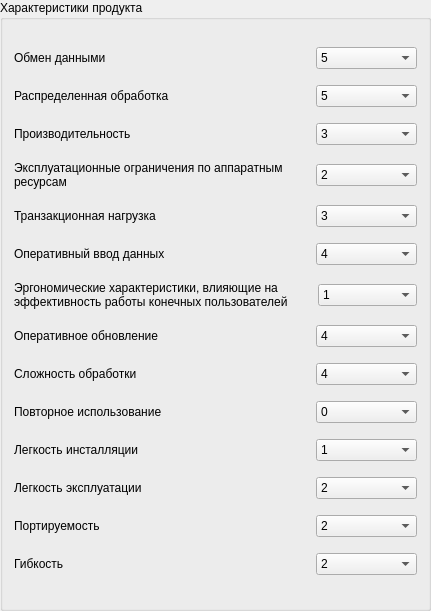
       <widget class="QGroupBox" name="groupBox">
        <property name="geometry">
         <rect>
          <x>600</x>
          <y>9</y>
          <width>431</width>
          <height>611</height>
         </rect>
        </property>
        <property name="font">
         <font>
          <weight>50</weight>
          <bold>false</bold>
         </font>
        </property>
        <property name="title">
         <string>Характеристики продукта</string>
        </property>
        <layout class="QVBoxLayout" name="verticalLayout_2">
         <property name="spacing">
          <number>0</number>
         </property>
         <item>
          <layout class="QHBoxLayout" name="horizontalLayout_3" stretch="3,1">
           <item>
            <widget class="QLabel" name="label">
             <property name="text">
              <string>Обмен данными</string>
             </property>
             <property name="wordWrap">
              <bool>true</bool>
             </property>
            </widget>
           </item>
           <item>
            <widget class="QComboBox" name="productAttributeSelect1">
             <property name="currentIndex">
              <number>5</number>
             </property>
             <item>
              <property name="text">
               <string>0</string>
              </property>
             </item>
             <item>
              <property name="text">
               <string>1</string>
              </property>
             </item>
             <item>
              <property name="text">
               <string>2</string>
              </property>
             </item>
             <item>
              <property name="text">
               <string>3</string>
              </property>
             </item>
             <item>
              <property name="text">
               <string>4</string>
              </property>
             </item>
             <item>
              <property name="text">
               <string>5</string>
              </property>
             </item>
            </widget>
           </item>
          </layout>
         </item>
         <item>
          <layout class="QHBoxLayout" name="horizontalLayout_17" stretch="3,1">
           <item>
            <widget class="QLabel" name="label_15">
             <property name="text">
              <string>Распределенная обработка</string>
             </property>
             <property name="wordWrap">
              <bool>true</bool>
             </property>
            </widget>
           </item>
           <item>
            <widget class="QComboBox" name="productAttributeSelect2">
             <property name="currentIndex">
              <number>5</number>
             </property>
             <item>
              <property name="text">
               <string>0</string>
              </property>
             </item>
             <item>
              <property name="text">
               <string>1</string>
              </property>
             </item>
             <item>
              <property name="text">
               <string>2</string>
              </property>
             </item>
             <item>
              <property name="text">
               <string>3</string>
              </property>
             </item>
             <item>
              <property name="text">
               <string>4</string>
              </property>
             </item>
             <item>
              <property name="text">
               <string>5</string>
              </property>
             </item>
            </widget>
           </item>
          </layout>
         </item>
         <item>
          <layout class="QHBoxLayout" name="horizontalLayout_4" stretch="3,1">
           <item>
            <widget class="QLabel" name="label_2">
             <property name="text">
              <string>Производительность</string>
             </property>
             <property name="wordWrap">
              <bool>true</bool>
             </property>
            </widget>
           </item>
           <item>
            <widget class="QComboBox" name="productAttributeSelect3">
             <property name="currentIndex">
              <number>3</number>
             </property>
             <item>
              <property name="text">
               <string>0</string>
              </property>
             </item>
             <item>
              <property name="text">
               <string>1</string>
              </property>
             </item>
             <item>
              <property name="text">
               <string>2</string>
              </property>
             </item>
             <item>
              <property name="text">
               <string>3</string>
              </property>
             </item>
             <item>
              <property name="text">
               <string>4</string>
              </property>
             </item>
             <item>
              <property name="text">
               <string>5</string>
              </property>
             </item>
            </widget>
           </item>
          </layout>
         </item>
         <item>
          <layout class="QHBoxLayout" name="horizontalLayout_14" stretch="3,1">
           <item>
            <widget class="QLabel" name="label_12">
             <property name="text">
              <string>Эксплуатационные ограничения по аппаратным ресурсам</string>
             </property>
             <property name="wordWrap">
              <bool>true</bool>
             </property>
            </widget>
           </item>
           <item>
            <widget class="QComboBox" name="productAttributeSelect4">
             <property name="currentIndex">
              <number>2</number>
             </property>
             <item>
              <property name="text">
               <string>0</string>
              </property>
             </item>
             <item>
              <property name="text">
               <string>1</string>
              </property>
             </item>
             <item>
              <property name="text">
               <string>2</string>
              </property>
             </item>
             <item>
              <property name="text">
               <string>3</string>
              </property>
             </item>
             <item>
              <property name="text">
               <string>4</string>
              </property>
             </item>
             <item>
              <property name="text">
               <string>5</string>
              </property>
             </item>
            </widget>
           </item>
          </layout>
         </item>
         <item>
          <layout class="QHBoxLayout" name="horizontalLayout_16" stretch="3,1">
           <item>
            <widget class="QLabel" name="label_14">
             <property name="text">
              <string>Транзакционная нагрузка</string>
             </property>
             <property name="wordWrap">
              <bool>true</bool>
             </property>
            </widget>
           </item>
           <item>
            <widget class="QComboBox" name="productAttributeSelect5">
             <property name="currentIndex">
              <number>3</number>
             </property>
             <item>
              <property name="text">
               <string>0</string>
              </property>
             </item>
             <item>
              <property name="text">
               <string>1</string>
              </property>
             </item>
             <item>
              <property name="text">
               <string>2</string>
              </property>
             </item>
             <item>
              <property name="text">
               <string>3</string>
              </property>
             </item>
             <item>
              <property name="text">
               <string>4</string>
              </property>
             </item>
             <item>
              <property name="text">
               <string>5</string>
              </property>
             </item>
            </widget>
           </item>
          </layout>
         </item>
         <item>
          <layout class="QHBoxLayout" name="horizontalLayout_13" stretch="3,1">
           <item>
            <widget class="QLabel" name="label_11">
             <property name="text">
              <string>Оперативный ввод данных</string>
             </property>
             <property name="wordWrap">
              <bool>true</bool>
             </property>
            </widget>
           </item>
           <item>
            <widget class="QComboBox" name="productAttributeSelect6">
             <property name="currentIndex">
              <number>4</number>
             </property>
             <item>
              <property name="text">
               <string>0</string>
              </property>
             </item>
             <item>
              <property name="text">
               <string>1</string>
              </property>
             </item>
             <item>
              <property name="text">
               <string>2</string>
              </property>
             </item>
             <item>
              <property name="text">
               <string>3</string>
              </property>
             </item>
             <item>
              <property name="text">
               <string>4</string>
              </property>
             </item>
             <item>
              <property name="text">
               <string>5</string>
              </property>
             </item>
            </widget>
           </item>
          </layout>
         </item>
         <item>
          <layout class="QHBoxLayout" name="horizontalLayout_5" stretch="3,1">
           <property name="spacing">
            <number>6</number>
           </property>
           <item>
            <widget class="QLabel" name="label_3">
             <property name="text">
              <string>Эргономические характеристики, влияющие на эффективность работы конечных пользователей</string>
             </property>
             <property name="wordWrap">
              <bool>true</bool>
             </property>
            </widget>
           </item>
           <item>
            <widget class="QComboBox" name="productAttributeSelect7">
             <property name="currentIndex">
              <number>1</number>
             </property>
             <item>
              <property name="text">
               <string>0</string>
              </property>
             </item>
             <item>
              <property name="text">
               <string>1</string>
              </property>
             </item>
             <item>
              <property name="text">
               <string>2</string>
              </property>
             </item>
             <item>
              <property name="text">
               <string>3</string>
              </property>
             </item>
             <item>
              <property name="text">
               <string>4</string>
              </property>
             </item>
             <item>
              <property name="text">
               <string>5</string>
              </property>
             </item>
            </widget>
           </item>
          </layout>
         </item>
         <item>
          <layout class="QHBoxLayout" name="horizontalLayout_15" stretch="3,1">
           <item>
            <widget class="QLabel" name="label_13">
             <property name="text">
              <string>Оперативное обновление</string>
             </property>
             <property name="wordWrap">
              <bool>true</bool>
             </property>
            </widget>
           </item>
           <item>
            <widget class="QComboBox" name="productAttributeSelect8">
             <property name="currentIndex">
              <number>4</number>
             </property>
             <item>
              <property name="text">
               <string>0</string>
              </property>
             </item>
             <item>
              <property name="text">
               <string>1</string>
              </property>
             </item>
             <item>
              <property name="text">
               <string>2</string>
              </property>
             </item>
             <item>
              <property name="text">
               <string>3</string>
              </property>
             </item>
             <item>
              <property name="text">
               <string>4</string>
              </property>
             </item>
             <item>
              <property name="text">
               <string>5</string>
              </property>
             </item>
            </widget>
           </item>
          </layout>
         </item>
         <item>
          <layout class="QHBoxLayout" name="horizontalLayout_12" stretch="3,1">
           <item>
            <widget class="QLabel" name="label_10">
             <property name="text">
              <string>Сложность обработки</string>
             </property>
             <property name="wordWrap">
              <bool>true</bool>
             </property>
            </widget>
           </item>
           <item>
            <widget class="QComboBox" name="productAttributeSelect9">
             <property name="currentIndex">
              <number>4</number>
             </property>
             <item>
              <property name="text">
               <string>0</string>
              </property>
             </item>
             <item>
              <property name="text">
               <string>1</string>
              </property>
             </item>
             <item>
              <property name="text">
               <string>2</string>
              </property>
             </item>
             <item>
              <property name="text">
               <string>3</string>
              </property>
             </item>
             <item>
              <property name="text">
               <string>4</string>
              </property>
             </item>
             <item>
              <property name="text">
               <string>5</string>
              </property>
             </item>
            </widget>
           </item>
          </layout>
         </item>
         <item>
          <layout class="QHBoxLayout" name="horizontalLayout_11" stretch="3,1">
           <item>
            <widget class="QLabel" name="label_9">
             <property name="text">
              <string>Повторное использование</string>
             </property>
             <property name="wordWrap">
              <bool>true</bool>
             </property>
            </widget>
           </item>
           <item>
            <widget class="QComboBox" name="productAttributeSelect10">
             <property name="currentIndex">
              <number>0</number>
             </property>
             <item>
              <property name="text">
               <string>0</string>
              </property>
             </item>
             <item>
              <property name="text">
               <string>1</string>
              </property>
             </item>
             <item>
              <property name="text">
               <string>2</string>
              </property>
             </item>
             <item>
              <property name="text">
               <string>3</string>
              </property>
             </item>
             <item>
              <property name="text">
               <string>4</string>
              </property>
             </item>
             <item>
              <property name="text">
               <string>5</string>
              </property>
             </item>
            </widget>
           </item>
          </layout>
         </item>
         <item>
          <layout class="QHBoxLayout" name="horizontalLayout_6" stretch="3,1">
           <item>
            <widget class="QLabel" name="label_4">
             <property name="text">
              <string>Легкость инсталляции</string>
             </property>
             <property name="wordWrap">
              <bool>true</bool>
             </property>
            </widget>
           </item>
           <item>
            <widget class="QComboBox" name="productAttributeSelect11">
             <property name="currentIndex">
              <number>1</number>
             </property>
             <item>
              <property name="text">
               <string>0</string>
              </property>
             </item>
             <item>
              <property name="text">
               <string>1</string>
              </property>
             </item>
             <item>
              <property name="text">
               <string>2</string>
              </property>
             </item>
             <item>
              <property name="text">
               <string>3</string>
              </property>
             </item>
             <item>
              <property name="text">
               <string>4</string>
              </property>
             </item>
             <item>
              <property name="text">
               <string>5</string>
              </property>
             </item>
            </widget>
           </item>
          </layout>
         </item>
         <item>
          <layout class="QHBoxLayout" name="horizontalLayout_10" stretch="3,1">
           <item>
            <widget class="QLabel" name="label_8">
             <property name="text">
              <string>Легкость эксплуатации</string>
             </property>
             <property name="wordWrap">
              <bool>true</bool>
             </property>
            </widget>
           </item>
           <item>
            <widget class="QComboBox" name="productAttributeSelect12">
             <property name="currentIndex">
              <number>2</number>
             </property>
             <item>
              <property name="text">
               <string>0</string>
              </property>
             </item>
             <item>
              <property name="text">
               <string>1</string>
              </property>
             </item>
             <item>
              <property name="text">
               <string>2</string>
              </property>
             </item>
             <item>
              <property name="text">
               <string>3</string>
              </property>
             </item>
             <item>
              <property name="text">
               <string>4</string>
              </property>
             </item>
             <item>
              <property name="text">
               <string>5</string>
              </property>
             </item>
            </widget>
           </item>
          </layout>
         </item>
         <item>
          <layout class="QHBoxLayout" name="horizontalLayout_9" stretch="3,1">
           <item>
            <widget class="QLabel" name="label_7">
             <property name="text">
              <string>Портируемость</string>
             </property>
             <property name="wordWrap">
              <bool>true</bool>
             </property>
            </widget>
           </item>
           <item>
            <widget class="QComboBox" name="productAttributeSelect13">
             <property name="currentIndex">
              <number>2</number>
             </property>
             <item>
              <property name="text">
               <string>0</string>
              </property>
             </item>
             <item>
              <property name="text">
               <string>1</string>
              </property>
             </item>
             <item>
              <property name="text">
               <string>2</string>
              </property>
             </item>
             <item>
              <property name="text">
               <string>3</string>
              </property>
             </item>
             <item>
              <property name="text">
               <string>4</string>
              </property>
             </item>
             <item>
              <property name="text">
               <string>5</string>
              </property>
             </item>
            </widget>
           </item>
          </layout>
         </item>
         <item>
          <layout class="QHBoxLayout" name="horizontalLayout_8" stretch="3,1">
           <item>
            <widget class="QLabel" name="label_6">
             <property name="text">
              <string>Гибкость</string>
             </property>
             <property name="wordWrap">
              <bool>true</bool>
             </property>
            </widget>
           </item>
           <item>
            <widget class="QComboBox" name="productAttributeSelect14">
             <property name="currentIndex">
              <number>2</number>
             </property>
             <item>
              <property name="text">
               <string>0</string>
              </property>
             </item>
             <item>
              <property name="text">
               <string>1</string>
              </property>
             </item>
             <item>
              <property name="text">
               <string>2</string>
              </property>
             </item>
             <item>
              <property name="text">
               <string>3</string>
              </property>
             </item>
             <item>
              <property name="text">
               <string>4</string>
              </property>
             </item>
             <item>
              <property name="text">
               <string>5</string>
              </property>
             </item>
            </widget>
           </item>
          </layout>
         </item>
        </layout>
       </widget>
